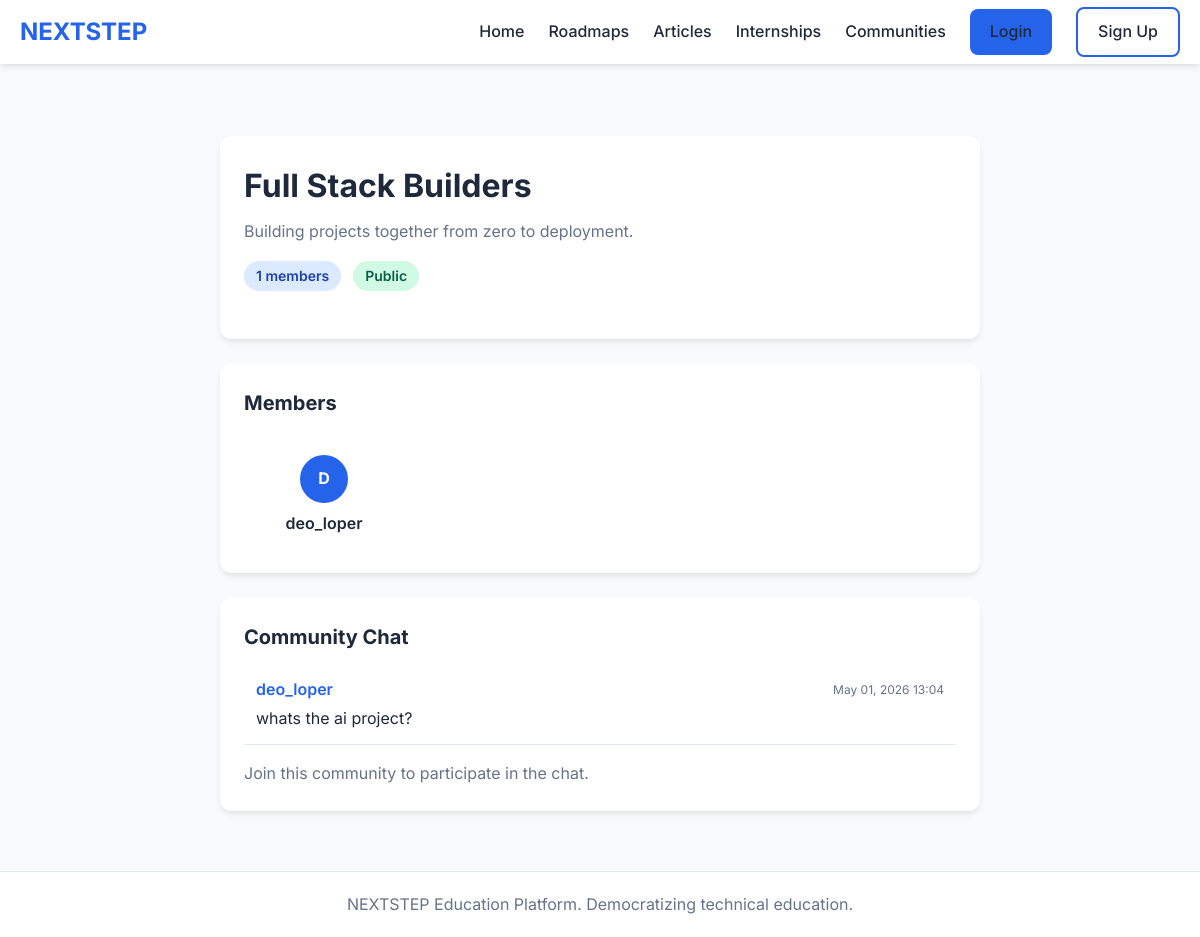
/communities/2/, run on the app's committed database.
### communities/models.py (models this page shows, shortened)
class Community(models.Model):
    name = models.CharField(max_length=200)
    description = models.TextField()
    created_by = models.ForeignKey(User, on_delete=models.CASCADE, related_name='created_communities')
    created_at = models.DateTimeField(auto_now_add=True)
    members = models.ManyToManyField(User, through='Membership', related_name='communities')
    topic_focus = models.CharField(max_length=100, blank=True)
    is_public = models.BooleanField(default=True)
    def member_count(self):
        return self.members.count()
    class Meta:
        ordering = ['-created_at']
        verbose_name_plural = 'Communities'

class Message(models.Model):
    community = models.ForeignKey(Community, on_delete=models.CASCADE, related_name='messages')
    sender = models.ForeignKey(User, on_delete=models.CASCADE, related_name='community_messages')
    text = models.TextField()
    created_at = models.DateTimeField(auto_now_add=True)
    class Meta:
        ordering = ['-created_at']

### communities/views.py (the view)
# urls.py: path('<int:pk>/', views.community_detail, name='community_detail'),
def community_detail(request, pk):
    community = get_object_or_404(Community, pk=pk)
    is_member = False
    if request.user.is_authenticated:
        is_member = Membership.objects.filter(user=request.user, community=community).exists()
    members = community.members.all()[:10]
    messages_list = community.messages.select_related('sender').all()[:50]
    return render(request, 'communities/detail.html', {
        'community': community,
        'is_member': is_member,
        'members': members,
        'messages_list': messages_list,
    })

### templates/communities/detail.html (shortened to what this page needs)
{% extends 'base.html' %}
{% block content %}
<div class="container" style="max-width: 800px; margin-top: 32px;">
    <div class="card">
        <h1 style="margin-bottom: 8px;">{{ community.name }}</h1>
        <p style="color: var(--text-light); margin-bottom: 16px;">{{ community.description }}</p>
        <div style="display: flex; gap: 12px; margin-bottom: 24px;">
            <span class="tag tag-verified">{{ community.member_count }} members</span>
            <span class="tag {% if community.is_public %}tag-free{% else %}tag-paid{% endif %}">
                {% if community.is_public %}Public{% else %}Private{% endif %}
            </span>
        </div>
    </div>
    <div class="card" style="margin-top: 24px;">
        <h3 class="card-title">Members</h3>
        <div class="grid" style="grid-template-columns: repeat(auto-fill, minmax(150px, 1fr));">
            {% for member in community.members.all %}
            <div style="text-align: center; padding: 12px;">
                <div style="width: 48px; height: 48px; background: var(--primary); color: white; border-radius: 50%; display: flex; align-items: center; justify-content: center; margin: 0 auto 8px; font-weight: 700;">
                    {{ member.username|first|upper }}
                </div>
                <p style="font-weight: 600;">{{ member.username }}</p>
            </div>
            {% empty %}
            <p>No members yet.</p>
            {% endfor %}
        </div>
    </div>
    <div class="card" style="margin-top: 24px;">
        <h3 class="card-title">Community Chat</h3>
        <div style="max-height: 400px; overflow-y: auto; margin-bottom: 16px;">
            {% for msg in messages_list %}
            <div style="padding: 12px; border-bottom: 1px solid var(--border);">
                <div style="display: flex; justify-content: space-between; align-items: center; margin-bottom: 4px;">
                    <span style="font-weight: 600; color: var(--primary);">{{ msg.sender.username }}</span>
                    <span style="font-size: 0.75rem; color: var(--text-light);">{{ msg.created_at|date:"M d, Y H:i" }}</span>
                </div>
                <p style="margin: 0;">{{ msg.text }}</p>
            </div>
            {% empty %}
            <p style="color: var(--text-light);">No messages yet. Be the first to say something!</p>
            {% endfor %}
        </div>
        {% if is_member %}
        <form method="post" action="{% url 'post_message' community.pk %}">
            {% csrf_token %}
            <div style="display: flex; gap: 8px;">
                <input type="text" name="text" placeholder="Type a message..." required style="flex: 1;">
                <button type="submit" class="btn btn-primary">Send</button>
            </div>
        </form>
        {% else %}
        <p style="color: var(--text-light);">Join this community to participate in the chat.</p>
        {% endif %}
    </div>
</div>
{% endblock %}

### static/css/style.css (style rules this page uses)
:root { --primary: #2563eb; --primary-dark: #1d4ed8; --secondary: #10b981; --danger: #ef4444; --warning: #f59e0b; --bg: #f8fafc; --card-bg: #ffffff; --text: #1e293b; --text-light: #64748b; --border: #e2e8f0; --shadow: 0 4px 6px -1px rgba(0, 0, 0, 0.1); --radius: 12px; }
* { margin: 0; padding: 0; box-sizing: border-box; }
body { font-family: 'Inter', sans-serif; background-color: var(--bg); color: var(--text); line-height: 1.6; }
.container { max-width: 1200px; margin: 0 auto; padding: 0 20px; }
.card { background: var(--card-bg); border-radius: var(--radius); box-shadow: var(--shadow); padding: 24px; margin-bottom: 20px; }
.card-title { font-size: 1.25rem; font-weight: 700; margin-bottom: 12px; }
.grid { display: grid; grid-template-columns: repeat(auto-fill, minmax(300px, 1fr)); gap: 24px; margin-top: 24px; }
.tag { display: inline-block; padding: 4px 12px; border-radius: 20px; font-size: 0.875rem; font-weight: 600; }
.tag-free { background: #d1fae5; color: #065f46; }
.tag-verified { background: #dbeafe; color: #1e40af; }

### data on the page
Community: name "Full Stack Builders", description "Building projects together from zero to deployment.", member_count "1"
Message: sender.username "deo_loper", created_at "May 01, 2026 13:04", text "whats the ai project?"

### other printed values
{{ member.username|first|upper }} "D"
{{ member.username }} "deo_loper"
